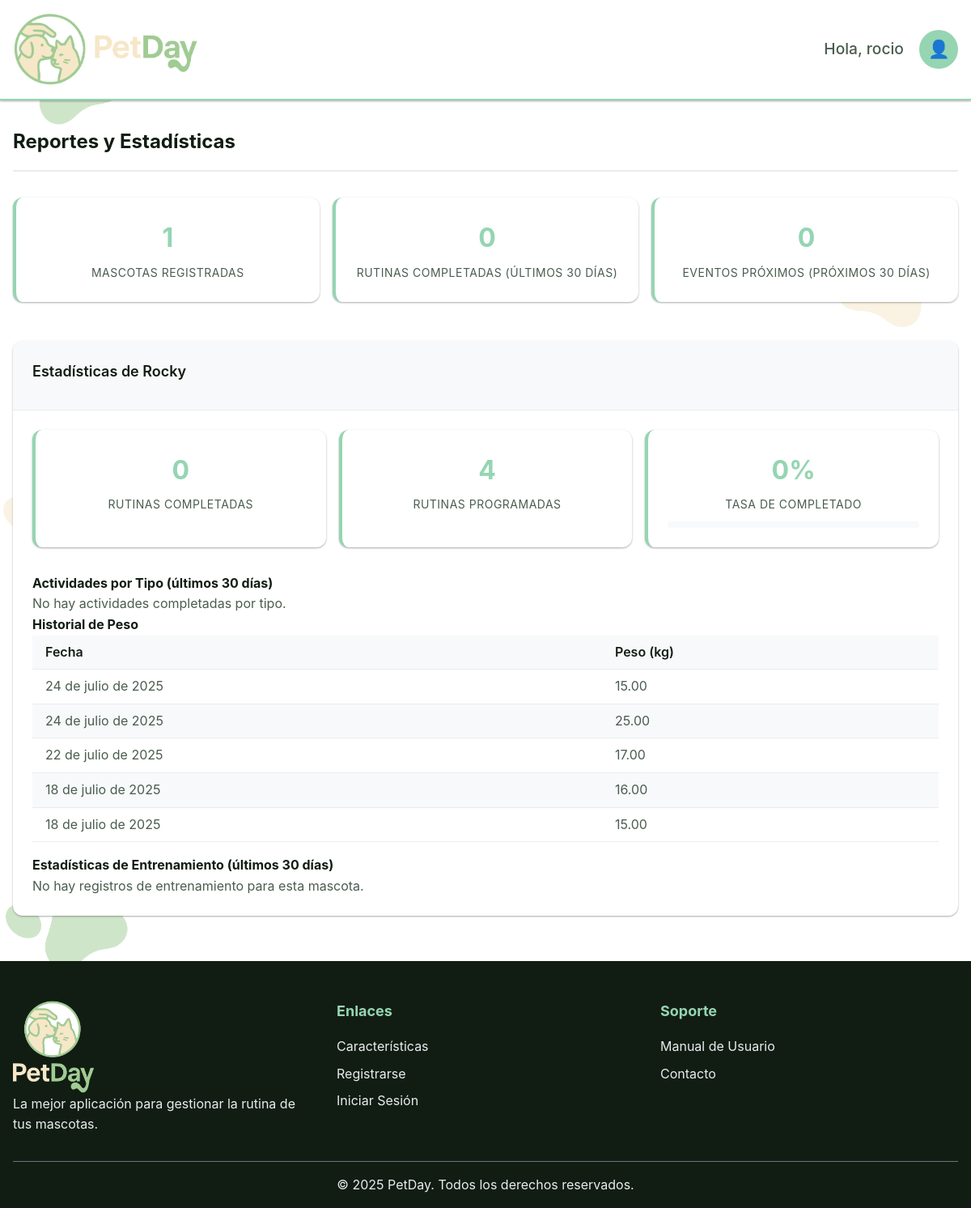
The page /php/reports/reports.php (signed in) on the database its author committed.
### tables this page shows
CREATE TABLE `usuarios` (
  `id_usuario` int(11) NOT NULL,
  `nombre_completo` varchar(100) NOT NULL,
  `email` varchar(100) NOT NULL,
  `token` varchar(255) NOT NULL,
  `token_recuperacion` varchar(255) NOT NULL,
  `password_hash` varchar(255) NOT NULL,
  `telefono` varchar(20) DEFAULT NULL,
  `rol` enum('usuario','veterinario','adiestrador') DEFAULT 'usuario',
  `fecha_registro` timestamp NOT NULL DEFAULT current_timestamp(),
  `activo` tinyint(1) DEFAULT 1,
  `is_verified` tinyint(1) DEFAULT 0
);

CREATE TABLE `mascotas` (
  `id_mascota` int(11) NOT NULL,
  `id_usuario` int(11) NOT NULL,
  `nombre` varchar(50) NOT NULL,
  `especie` enum('perro','gato','pajaro','otro') NOT NULL,
  `raza` varchar(50) DEFAULT NULL,
  `edad` int(11) DEFAULT NULL,
  `peso` decimal(5,2) DEFAULT NULL,
  `genero` enum('macho','hembra') NOT NULL,
  `foto` varchar(255) DEFAULT NULL,
  `historial_medico` text DEFAULT NULL,
  `fecha_creacion` timestamp NOT NULL DEFAULT current_timestamp()
);

CREATE TABLE `medidas_mascota` (
  `id_medida` int(11) NOT NULL,
  `id_mascota` int(11) NOT NULL,
  `peso` decimal(5,2) DEFAULT NULL,
  `altura` decimal(5,2) DEFAULT NULL,
  `longitud` decimal(5,2) DEFAULT NULL,
  `circunferencia_cuello` decimal(5,2) DEFAULT NULL,
  `fecha_medicion` date NOT NULL,
  `notas` text DEFAULT NULL,
  `fecha_registro` timestamp NOT NULL DEFAULT current_timestamp()
);

### php/includes/functions.php (called while the page is built, shortened)
<?php
require_once __DIR__ . '/../../config/database_config.php';
function getUserById($userId) {
    $sql = "SELECT id_usuario, nombre_completo, email, telefono, rol, fecha_registro
            FROM usuarios
            WHERE id_usuario = ? AND activo = 1";
    return fetchOne($sql, [$userId]);
}
function getUserPets($userId) {
    $sql = "SELECT id_mascota, nombre, especie, raza, edad, peso, genero, foto, fecha_creacion
            FROM mascotas
            WHERE id_usuario = ?
            ORDER BY fecha_creacion DESC";
    return fetchAll($sql, [$userId]);
}
function getUpcomingEvents($petId, $days = 30) {
    $endDate = date('Y-m-d', strtotime("+{$days} days"));
    $sql = "SELECT * FROM eventos
            WHERE id_mascota = ?
            AND fecha_evento >= CURDATE()
            AND fecha_evento <= ?
            AND completado = 0
            ORDER BY fecha_evento ASC";
    return fetchAll($sql, [$petId, $endDate]);
}
function getPetStats($petId, $days = 30) {
    $startDate = date('Y-m-d', strtotime("-{$days} days"));
    $sql = "SELECT COUNT(*) as total_completed
            FROM seguimiento_actividades sa
            JOIN rutinas r ON sa.id_rutina = r.id_rutina
            WHERE r.id_mascota = ?
            AND sa.fecha_realizada >= ?
            AND sa.completada = 1";
    $completed = fetchOne($sql, [$petId, $startDate]);
    $sql = "SELECT COUNT(*) as total_scheduled
            FROM rutinas
            WHERE id_mascota = ?
            AND activa = 1";
    $scheduled = fetchOne($sql, [$petId]);
    $sql = "SELECT r.tipo_actividad, COUNT(*) as count
            FROM seguimiento_actividades sa
            JOIN rutinas r ON sa.id_rutina = r.id_rutina
            WHERE r.id_mascota = ?
            AND sa.fecha_realizada >= ?
            AND sa.completada = 1
            GROUP BY r.tipo_actividad";
    $byType = fetchAll($sql, [$petId, $startDate]);
    return [
        'total_completed' => $completed['total_completed'],
        'total_scheduled' => $scheduled['total_scheduled'],
        'completion_rate' => $scheduled['total_scheduled'] > 0 ?
            round(($completed['total_completed'] / ($scheduled['total_scheduled'] * $days)) * 100, 2) : 0,
        'by_type' => $byType
    ];
}
function getPetMeasurements($petId, $limit = 10) {
    $sql = "SELECT * FROM medidas_mascota WHERE id_mascota = ? ORDER BY fecha_medicion DESC LIMIT ?";
    return fetchAll($sql, [$petId, $limit]);
}
function formatDateSpanish($date) {
    $months = [
        1 => 'enero', 2 => 'febrero', 3 => 'marzo', 4 => 'abril',
        5 => 'mayo', 6 => 'junio', 7 => 'julio', 8 => 'agosto',
        9 => 'septiembre', 10 => 'octubre', 11 => 'noviembre', 12 => 'diciembre'
    ];
    $timestamp = strtotime($date);
    $day = date('j', $timestamp);
    $month = $months[date('n', $timestamp)];
    $year = date('Y', $timestamp);
    return "$day de $month de $year";
}
?>

### config/database_config.php (called while the page is built, shortened)
<?php
function getConnection() {
    static $pdo = null;
    if ($pdo === null) {
        try {
            $dsn = "mysql:host=" . DB_HOST . ";dbname=" . DB_NAME . ";charset=" . DB_CHARSET;
            $options = [
                PDO::ATTR_ERRMODE            => PDO::ERRMODE_EXCEPTION,
                PDO::ATTR_DEFAULT_FETCH_MODE => PDO::FETCH_ASSOC,
                PDO::ATTR_EMULATE_PREPARES   => false,
                PDO::MYSQL_ATTR_INIT_COMMAND => "SET NAMES " . DB_CHARSET
            ];
            $pdo = new PDO($dsn, DB_USER, DB_PASS, $options);
        } catch (PDOException $e) {
            error_log("Error de conexión a la base de datos: " . $e->getMessage());
            throw new PDOException("Error de conexión a la base de datos");
        }
    }
    return $pdo;
}
function executeQuery($sql, $params = []) {
    $pdo = getConnection();
    $stmt = $pdo->prepare($sql);
    $stmt->execute($params);
    return $stmt;
}
function fetchOne($sql, $params = []) {
    $stmt = executeQuery($sql, $params);
    return $stmt->fetch();
}
function fetchAll($sql, $params = []) {
    $stmt = executeQuery($sql, $params);
    return $stmt->fetchAll();
}
?>

### php/reports/reports.php (the view, shortened to what this page needs)
<?php
require_once '../../config/database_config.php';
require_once '../includes/functions.php';
$userId = $_SESSION['user_id'];
$user = getUserById($userId);
$isLoggedIn = true;
$pets = getUserPets($userId);
$overallStats = [
    'total_pets' => count($pets),
    'total_routines' => 0,
    'total_events' => 0,
    'completed_routines_last_30_days' => 0,
    'upcoming_events_next_30_days' => 0
];
$petStats = [];
foreach ($pets as $pet) {
    $stats = getPetStats($pet['id_mascota'], 30);
    $petStats[$pet['id_mascota']] = $stats;
    $overallStats['total_routines'] += $stats['total_scheduled'];
    $overallStats['completed_routines_last_30_days'] += $stats['total_completed'];
    $events = getUpcomingEvents($pet['id_mascota'], 30);
    $overallStats['total_events'] += count($events);
    $overallStats['upcoming_events_next_30_days'] += count($events);
}
?>
<!DOCTYPE html>
<html lang="es">
<head>
    <link rel="stylesheet" href="../../css/style.css?v=1.4">
</head>
<body>
    <?php include_once __DIR__ . '/../includes/header.php'; ?>
    <main class="main-content">
        <section class="reports-page">
            <div class="container">
                <div class="page-header">
                    <h2>Reportes y Estadísticas</h2>
                </div>
                <div class="overall-stats-grid stats-grid">
                    <div class="stat-card">
                        <span class="stat-number"><?php echo $overallStats['total_pets']; ?></span>
                        <span class="stat-label">Mascotas Registradas</span>
                    </div>
                    <div class="stat-card">
                        <span class="stat-number"><?php echo $overallStats['completed_routines_last_30_days']; ?></span>
                        <span class="stat-label">Rutinas Completadas (últimos 30 días)</span>
                    </div>
                    <div class="stat-card">
                        <span class="stat-number"><?php echo $overallStats['upcoming_events_next_30_days']; ?></span>
                        <span class="stat-label">Eventos Próximos (próximos 30 días)</span>
                    </div>
                </div>
                <?php if (empty($pets)): ?>
                    <div class="empty-state">
                        <div class="empty-content">
                            <span class="empty-icon">📊</span>
                            <h3>No hay datos para mostrar</h3>
                            <p>Agrega mascotas y rutinas para ver tus estadísticas aquí.</p>
                            <a href="../pets/create_pet.php" class="btn btn-primary">Agregar Mascota</a>
                        </div>
                    </div>
                <?php else: ?>
                    <?php foreach ($pets as $pet): ?>
                        <?php $stats = $petStats[$pet['id_mascota']]; ?>
                        <div class="card mb-lg">
                            <div class="card-header">
                                <h3 class="card-title">Estadísticas de <?php echo htmlspecialchars($pet['nombre']); ?></h3>
                            </div>
                            <div class="card-body">
                                <div class="stats-grid">
                                    <div class="stat-card">
                                        <span class="stat-number"><?php echo $stats['total_completed']; ?></span>
                                        <span class="stat-label">Rutinas Completadas</span>
                                    </div>
                                    <div class="stat-card">
                                        <span class="stat-number"><?php echo $stats['total_scheduled']; ?></span>
                                        <span class="stat-label">Rutinas Programadas</span>
                                    </div>
                                    <div class="stat-card">
                                        <span class="stat-number"><?php echo $stats['completion_rate']; ?>%</span>
                                        <span class="stat-label">Tasa de Completado</span>
                                        <div class="progress-bar mt-sm">
                                        </div>
                                    </div>
                                </div>
                                <h4>Actividades por Tipo (últimos 30 días)</h4>
                                <?php if (empty($stats['by_type'])): ?>
                                    <p class="text-muted">No hay actividades completadas por tipo.</p>
                                <?php endif; ?>
                                <h4>Historial de Peso</h4>
                                <?php
                                    $measurements = getPetMeasurements($pet['id_mascota'], 5);
                                    if (empty($measurements)):
                                ?>
                                    <p class="text-muted">No hay registros de peso para esta mascota.</p>
                                <?php else: ?>
                                    <div class="table-responsive">
                                        <table class="table table-striped table-hover">
                                            <thead>
                                                <tr>
                                                    <th>Fecha</th>
                                                    <th>Peso (kg)</th>
                                                </tr>
                                            </thead>
                                            <tbody>
                                                <?php foreach ($measurements as $measurement): ?>
                                                    <tr>
                                                        <td><?php echo formatDateSpanish($measurement['fecha_medicion']); ?></td>
                                                        <td><?php echo htmlspecialchars($measurement['peso'] ?? '-'); ?></td>
                                                    </tr>
                                                <?php endforeach; ?>
                                            </tbody>
                                        </table>
                                    </div>
                                <?php endif; ?>
                                <h4>Estadísticas de Entrenamiento (últimos 30 días)</h4>
                                <?php
                                    $trainingStats = getTrainingStats($pet['id_mascota'], 30);
                                    if (empty($trainingStats['total_training_sessions'])):
                                ?>
                                    <p class="text-muted">No hay registros de entrenamiento para esta mascota.</p>
                                <?php endif; ?>
                            </div>
                        </div>
                    <?php endforeach; ?>
                <?php endif; ?>
            </div>
        </section>
    </main>
    <?php include_once __DIR__ . '/../includes/footer.php'; ?>

### php/includes/header.php (shortened to what this page needs)
<header class="main-header">
    <div class="container">
        <div class="header-content">
            <a href="<?php echo URL_ADMIN; ?>/index.php" class="logo">
                <img src="<?php echo URL_ADMIN; ?>/images/logotipo-lateral.png" alt="PetDay Logo" style="height: 90px;">
            </a>
            <nav class="main-nav">
                <?php if ($isLoggedIn): ?>
                    <div class="user-menu">
                        <span class="welcome-text">Hola, <?php echo htmlspecialchars($user['nombre_completo']); ?></span>
                        <div class="user-dropdown">
                            <button class="user-btn">👤</button>
                        </div>
                    </div>
                <?php endif; ?>
            </nav>
        </div>
    </div>
</header>

### rows shown on the page
usuarios: nombre_completo "rocio"
mascotas: nombre "Rocky", id_mascota "0", id_mascota "4"
medidas_mascota: fecha_medicion "24 de julio de 2025", peso "15.00"
medidas_mascota: fecha_medicion "24 de julio de 2025", peso "25.00"
medidas_mascota: fecha_medicion "22 de julio de 2025", peso "17.00"
medidas_mascota: fecha_medicion "18 de julio de 2025", peso "16.00"
medidas_mascota: fecha_medicion "18 de julio de 2025", peso "15.00"

### other values the page prints
$overallStats['total_pets'] "1"
$overallStats['completed_routines_last_30_days'] "0"
$overallStats['upcoming_events_next_30_days'] "0"
